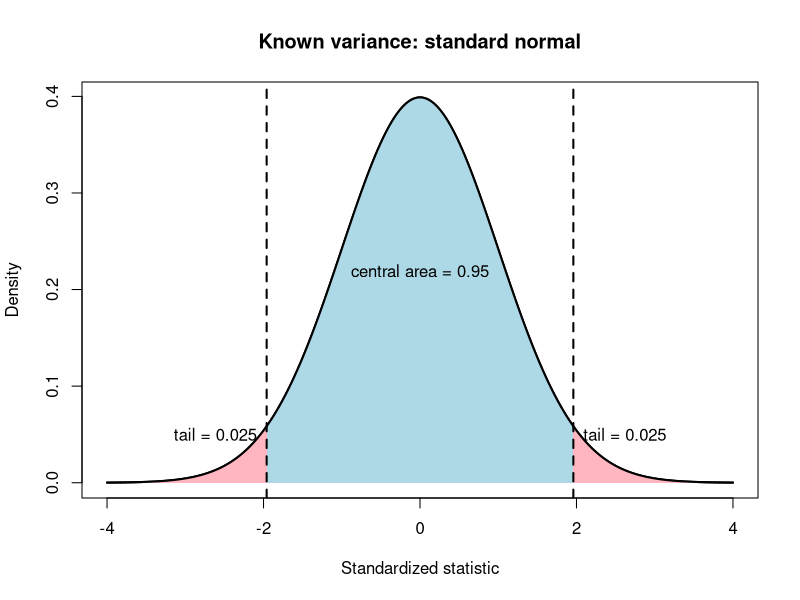
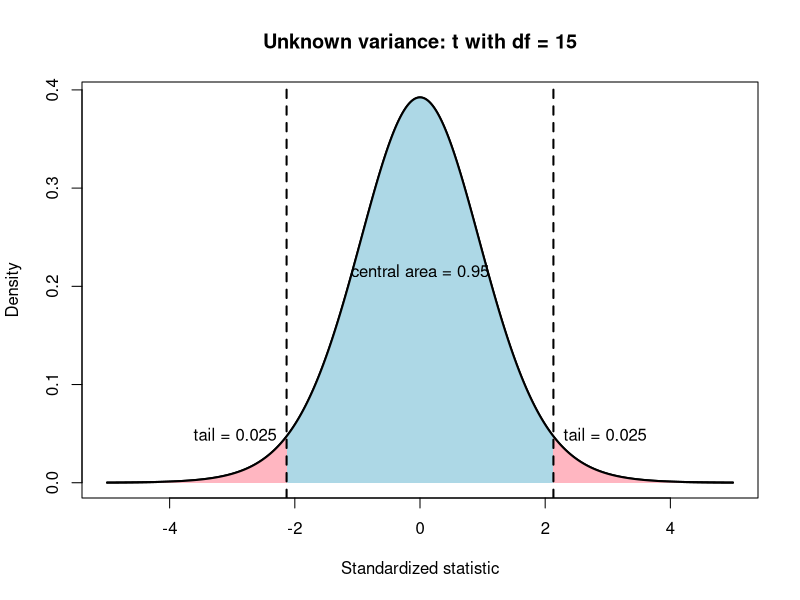

These charts were generated, in order, by the following R code:
## ---- chunk 1
knitr::opts_chunk$set(
  echo = TRUE,
  message = FALSE,
  warning = FALSE,
  comment = "",
  collapse = TRUE,
  fig.align = "center",
  fig.width = 6.5,
  fig.height = 4,
  fig.retina = 2
)
## ---- chunk 2
# Draw a standard normal or t distribution with a central confidence region.
plot_standardized_interval <- function(distribution = c("normal", "t"),
                                       df = NULL,
                                       confidence = 0.95,
                                       main = "") {
  # Match the requested distribution and compute the noncoverage probability.
  distribution <- match.arg(distribution)
  alpha <- 1 - confidence

  # Find the upper critical value and the density function.
  critical <- if (distribution == "normal") {
    qnorm(1 - alpha / 2)
  } else {
    qt(1 - alpha / 2, df = df)
  }
  density_fun <- if (distribution == "normal") {
    dnorm
  } else {
    function(x) dt(x, df = df)
  }

  # Evaluate the density on a grid of standardized-statistic values.
  x <- if (distribution == "normal") {
    seq(-4, 4, length.out = 1000)
  } else {
    seq(-5, 5, length.out = 1000)
  }
  y <- density_fun(x)

  # Plot the density curve.
  plot(
    x,
    y,
    type = "l",
    lwd = 2,
    xlab = "Standardized statistic",
    ylab = "Density",
    main = main
  )

  # Shade the lower tail.
  lower_x <- seq(min(x), -critical, length.out = 200)
  polygon(
    c(lower_x, rev(lower_x)),
    c(rep(0, length(lower_x)), rev(density_fun(lower_x))),
    col = "lightpink",
    border = NA
  )

  # Shade the upper tail.
  upper_x <- seq(critical, max(x), length.out = 200)
  polygon(
    c(upper_x, rev(upper_x)),
    c(rep(0, length(upper_x)), rev(density_fun(upper_x))),
    col = "lightpink",
    border = NA
  )

  # Shade the central confidence region.
  central_x <- seq(-critical, critical, length.out = 300)
  polygon(
    c(central_x, rev(central_x)),
    c(rep(0, length(central_x)), rev(density_fun(central_x))),
    col = "lightblue",
    border = NA
  )

  # Redraw the density curve and mark the critical values.
  lines(x, y, lwd = 2)
  abline(v = c(-critical, critical), lty = 2, lwd = 2)

  # Label the central area and the two tails.
  text(0, max(y) * 0.55, paste0("central area = ", confidence))
  text(-critical, max(y) * 0.12, paste0("tail = ", alpha / 2), pos = 2)
  text(critical, max(y) * 0.12, paste0("tail = ", alpha / 2), pos = 4)
}

# Draw the standard normal distribution for the known-variance interval.
plot_standardized_interval(
  distribution = "normal",
  confidence = 0.95,
  main = "Known variance: standard normal"
)
## ---- chunk 3
# Draw the t distribution for the unknown-variance interval.
plot_standardized_interval(
  distribution = "t",
  df = 15,
  confidence = 0.95,
  main = "Unknown variance: t with df = 15"
)
## ---- chunk 4
# Summary statistics for the bakery example.
xbar <- 120.4          # sample mean daily sales
sigma <- 15.0         # known population standard deviation
n <- 36               # sample size
z_star <- qnorm(0.975)  # 95% standard normal critical value

# Compute the standard error and margin of error.
se <- sigma / sqrt(n)  # standard error of the sample mean
me <- z_star * se      # margin of error

# Display the interval.
c(lower = xbar - me, upper = xbar + me)  # lower and upper endpoints
## ---- chunk 5
# Summary statistics for the ceramic tile example.
xbar <- 48.6            # sample mean thickness
s <- 8.4                # sample standard deviation
n <- 16                 # sample size
t_star <- qt(0.975, df = n - 1)  # 95% t critical value with df = n - 1

# Compute the standard error and margin of error.
se <- s / sqrt(n)  # estimated standard error of the sample mean
me <- t_star * se  # margin of error

# Display the interval.
c(lower = xbar - me, upper = xbar + me)  # lower and upper endpoints
## ---- chunk 6
# A small sample of measurements.
measurements <- c(45.2, 47.8, 49.1, 50.4, 46.7, 48.3, 51.0, 47.5,
                  49.8, 50.1, 46.9, 48.6, 49.4, 47.1, 50.7, 48.0)

# Construct the 95% t interval for the population mean from the raw data.
# The conf.int component stores the lower and upper endpoints.
t.test(measurements, conf.level = 0.95)$conf.int
